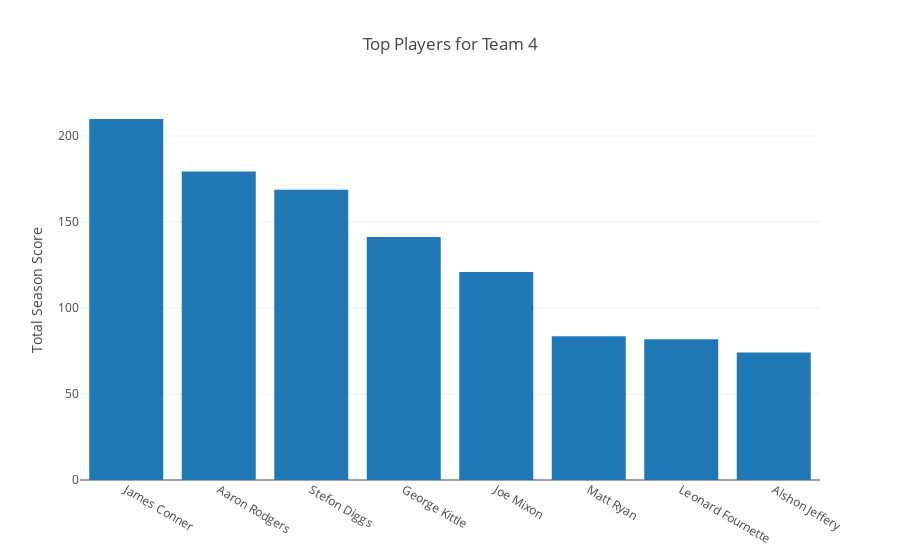

Notebook source saved alongside this figure:
### Code cell
# Isolate one team:
relevant_team = boxscores[boxscores['teamName'] == selected_team]
# Eliminate bench players:
relevant_players = relevant_team[relevant_team['slotId'] != 20]
# Identify the top eight players for the season
top_performers_list = relevant_players.groupby('playerName')['appliedStatTotal']\
    .sum().sort_values(ascending = False)[0:8].index.tolist()
# Restrict relevant_players to the top performers:
relevant_player_scores = relevant_players[relevant_players['playerName'].isin(top_performers_list)]
# Top performers df:
top_performers = relevant_player_scores.groupby('playerName')\
    .sum()['appliedStatTotal'].sort_values(ascending = False)

data = [go.Bar(x = top_performers.keys(), y = top_performers.tolist())]

layout = go.Layout(
        title = 'Top Players for {}'.format(selected_team),
        yaxis = {'title':'Total Season Score'})

fig = {'data':data,'layout':layout}
iplot(fig)

### Figure 1 — Plotly figure (JSON) as saved in the notebook; plotly's stock layout.template omitted (floating-point values rounded to 4 significant figures)
{"data": [{"type": "bar", "uid": "130bd606-25d2-11e9-b2df-c49ded227fdd", "x": ["James Conner", "Aaron Rodgers", "Stefon Diggs", "George Kittle", "Joe Mixon", "Matt Ryan", "Leonard Fournette", "Alshon Jeffery"], "y": [209.9, 179.3, 168.7, 141.3, 121, 83.6, 81.8, 74.2]}], "layout": {"title": "Top Players for Team 4", "yaxis": {"title": "Total Season Score"}}}
